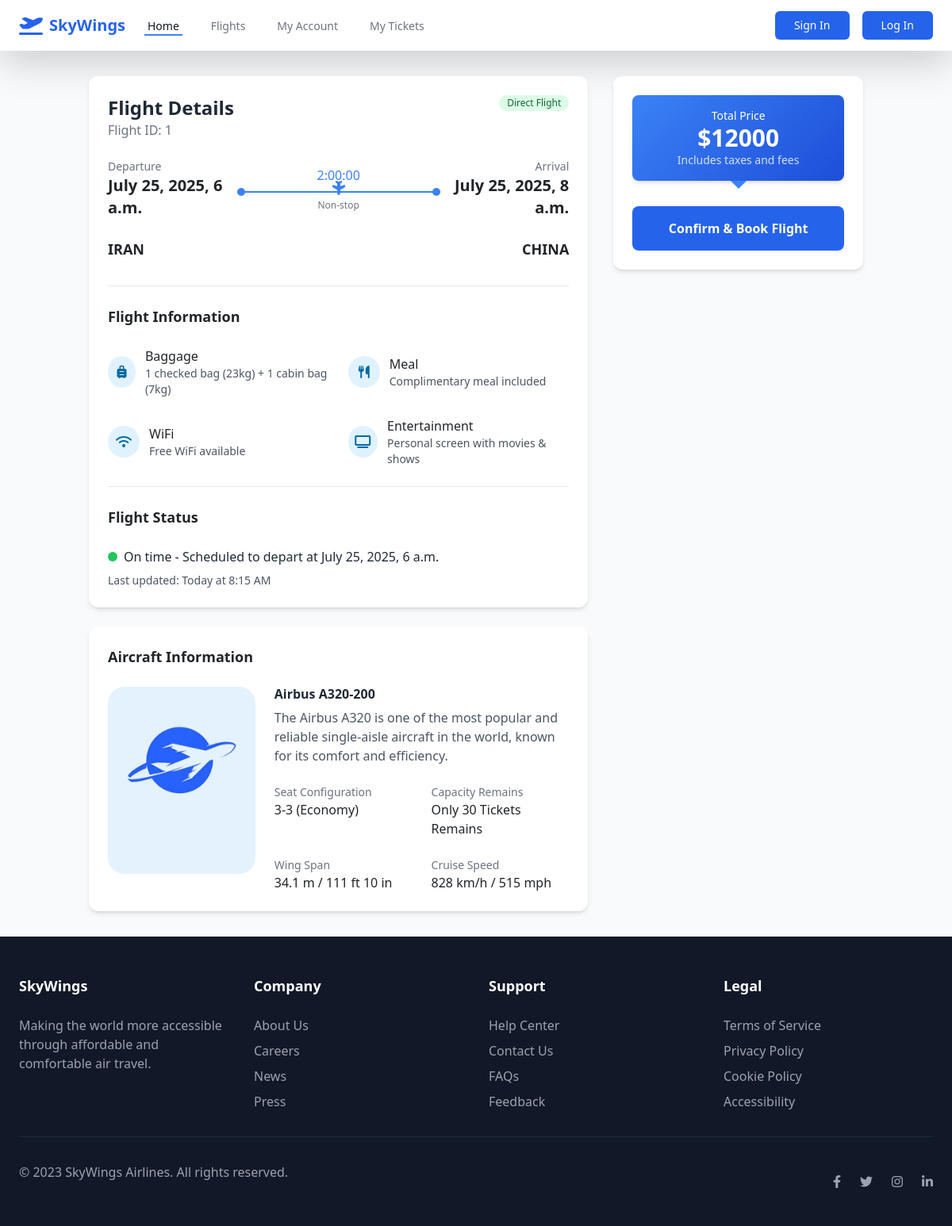
Page /flight_detail/1/ on the committed database.
### flights/models.py (models this page shows, shortened)
class Flights(models.Model):
    flight_id = models.IntegerField(primary_key=True, unique=True)
    departure = models.CharField(max_length=100)
    destination = models.CharField(max_length=100)
    departure_time = models.DateTimeField()
    arrival_time = models.DateTimeField()
    pilot = models.ForeignKey(User, on_delete=models.CASCADE, related_name='pilot')
    flight_capacity = models.IntegerField()
    flight_price = models.BigIntegerField()

class homepage_objects(models.Model):
    object_id = models.IntegerField(primary_key=True, unique=True)
    back_ground_for_flights = models.ImageField(upload_to='obj/')

### flights/views.py (the view)
# urls.py: path('flight_detail/<int:flight_id>/', views.flight_detail.as_view(), name='flight_detail'),
class flight_detail(View):
    template_name = 'flights/flight_detail.html'
    def get(self, request, flight_id):
        flight = get_object_or_404(Flights, flight_id=flight_id)
        back_ground_obj = homepage_objects.objects.get(object_id=1)
        delta_t = flight.arrival_time - flight.departure_time
        return render(request, self.template_name, {'flight': flight, 'bgo': back_ground_obj, "delta_t": delta_t})

### flights/templates/flights/flight_detail.html (shortened to what this page needs)
{% extends 'base.html' %}
{% block content %}
<!DOCTYPE html>
<html lang="en">
<head>
    <script src="https://cdn.tailwindcss.com"></script>
    <link rel="stylesheet" href="https://cdnjs.cloudflare.com/ajax/libs/font-awesome/6.4.0/css/all.min.css">
</head>
<body class="bg-gray-50">
    <main class="container mx-auto px-4 py-8">
        <div class="flex flex-col lg:flex-row gap-8">
            <div class="lg:w-2/3">
                <div class="bg-white rounded-xl shadow-md overflow-hidden flight-card mb-6">
                    <div class="p-6">
                        <div class="flex justify-between items-start mb-6">
                            <div>
                                <h2 class="text-2xl font-bold text-gray-800">Flight Details</h2>
                                <p class="text-gray-500">Flight ID: {{ flight.flight_id }}</p>
                            </div>
                            <span class="bg-green-100 text-green-800 text-xs font-medium px-2.5 py-0.5 rounded-full">Direct Flight</span>
                        </div>
                        <div class="mb-8">
                            <div class="flex justify-between items-center mb-2">
                                <div>
                                    <p class="text-gray-500 text-sm">Departure</p>
                                    <p class="text-xl font-bold">{{ flight.departure_time }}</p>
                                </div>
                                <div class="text-center">
                                    <p class="text-blue-500 font-medium">{{ delta_t }}</p>
                                    <div class="flight-path w-64 mx-auto my-2">
                                        <i class="fas fa-plane airplane-icon"></i>
                                    </div>
                                    <p class="text-xs text-gray-500">Non-stop</p>
                                </div>
                                <div class="text-right">
                                    <p class="text-gray-500 text-sm">Arrival</p>
                                    <p class="text-xl font-bold">{{ flight.arrival_time }}</p>
                                </div>
                            </div>
                            <div class="flex justify-between mt-4">
                                <div>
                                    <p class="text-lg font-semibold">{{ flight.departure }}</p>
                                </div>
                                <div class="text-right">
                                    <p class="text-lg font-semibold">{{ flight.destination }}</p>
                                </div>
                            </div>
                        </div>
                        <div class="border-t border-gray-200 pt-6">
                            <h3 class="text-lg font-semibold mb-4">Flight Information</h3>
                            <div class="grid grid-cols-1 md:grid-cols-2 gap-4">
                                <div class="flex items-center">
                                    <div class="amenity-icon mr-3">
                                        <i class="fas fa-suitcase-rolling"></i>
                                    </div>
                                    <div>
                                        <p class="font-medium">Baggage</p>
                                        <p class="text-gray-600 text-sm">1 checked bag (23kg) + 1 cabin bag (7kg)</p>
                                    </div>
                                </div>
                                <div class="flex items-center">
                                    <div class="amenity-icon mr-3">
                                        <i class="fas fa-utensils"></i>
                                    </div>
                                    <div>
                                        <p class="font-medium">Meal</p>
                                        <p class="text-gray-600 text-sm">Complimentary meal included</p>
                                    </div>
                                </div>
                                <div class="flex items-center">
                                    <div class="amenity-icon mr-3">
                                        <i class="fas fa-wifi"></i>
                                    </div>
                                    <div>
                                        <p class="font-medium">WiFi</p>
                                        <p class="text-gray-600 text-sm">Free WiFi available</p>
                                    </div>
                                </div>
                                <div class="flex items-center">
                                    <div class="amenity-icon mr-3">
                                        <i class="fas fa-tv"></i>
                                    </div>
                                    <div>
                                        <p class="font-medium">Entertainment</p>
                                        <p class="text-gray-600 text-sm">Personal screen with movies & shows</p>
                                    </div>
                                </div>
                            </div>
                        </div>
                        <div class="border-t border-gray-200 pt-6 mt-6">
                            <h3 class="text-lg font-semibold mb-4">Flight Status</h3>
                            <div class="flex items-center">
                                <div class="h-3 w-3 bg-green-500 rounded-full mr-2"></div>
                                <p class="text-gray-800">On time - Scheduled to depart at {{ flight.departure_time }}</p>
                            </div>
                            <p class="text-gray-600 text-sm mt-2">Last updated: Today at 8:15 AM</p>
                        </div>
                    </div>
                </div>
                <div class="bg-white rounded-xl shadow-md overflow-hidden flight-card">
                    <div class="p-6">
                        <h3 class="text-lg font-semibold mb-4">Aircraft Information</h3>
                        <div class="flex flex-col md:flex-row gap-6">
                            <div class="md:w-1/3">
                                <img src={{ bgo.back_ground_for_flights.url }}>
                            </div>
                            <div class="md:w-2/3">
                                <h4 class="font-bold text-gray-800 mb-2">Airbus A320-200</h4>
                                <p class="text-gray-600 mb-4">The Airbus A320 is one of the most popular and reliable single-aisle aircraft in the world, known for its comfort and efficiency.</p>
                                <div class="grid grid-cols-2 gap-4">
                                    <div>
                                        <p class="text-gray-500 text-sm">Seat Configuration</p>
                                        <p class="font-medium">3-3 (Economy)</p>
                                    </div>
                                    <div>
                                        <p class="text-gray-500 text-sm">Capacity Remains</p>
                                        <p class="font-medium">Only {{ flight.flight_capacity }} Tickets Remains</p>
                                    </div>
                                    <div>
                                        <p class="text-gray-500 text-sm">Wing Span</p>
                                        <p class="font-medium">34.1 m / 111 ft 10 in</p>
                                    </div>
                                    <div>
                                        <p class="text-gray-500 text-sm">Cruise Speed</p>
                                        <p class="font-medium">828 km/h / 515 mph</p>
                                    </div>
                                </div>
                            </div>
                        </div>
                    </div>
                </div>
            </div>
            <div class="lg:w-1/3">
                <div class="bg-white rounded-xl shadow-md overflow-hidden sticky top-6">
                    <div class="p-6">
                        <div class="price-tag text-center mb-8">
                            <p class="text-sm">Total Price</p>
                            <p class="text-3xl font-bold">${{ flight.flight_price }}</p>
                            <p class="text-sm opacity-80">Includes taxes and fees</p>
                        </div>
                        <button class="w-full bg-blue-600 hover:bg-blue-700 text-white font-bold py-3 px-4 rounded-lg transition duration-200" onclick="window.location.href='{% url 'flights:book_flight' flight.flight_id %}'">
                            Confirm & Book Flight
                        </button>
                    </div>
                </div>
            </div>
        </div>
    </main>
</body>
</html>
{% endblock %}

### flights/templates/flights/flight_detail.html (style rules this page uses)
.flight-path { position: relative; height: 2px; background-color: #3b82f6; }
.flight-path::before { content: ''; position: absolute; left: 0; top: -4px; width: 10px; height: 10px; border-radius: 50%; background-color: #3b82f6; }
.flight-path::after { content: ''; position: absolute; right: 0; top: -4px; width: 10px; height: 10px; border-radius: 50%; background-color: #3b82f6; }
.airplane-icon { position: absolute; left: 50%; top: -12px; transform: translateX(-50%) rotate(90deg); color: #3b82f6; }
.price-tag { position: relative; background: linear-gradient(135deg, #3b82f6, #1d4ed8); color: white; padding: 1rem; border-radius: 0.5rem; box-shadow: 0 4px 6px -1px rgba(0, 0, 0, 0.1), 0 2px 4px -1px rgba(0, 0, 0, 0.06); }
.price-tag::after { content: ''; position: absolute; bottom: -10px; left: 50%; transform: translateX(-50%); border-width: 10px 10px 0; border-style: solid; border-color: #3b82f6 transparent transparent; }
.amenity-icon { width: 40px; height: 40px; display: flex; align-items: center; justify-content: center; border-radius: 50%; background-color: #e0f2fe; color: #0369a1; }
.flight-card { transition: all 0.3s ease; }

### rows in the picture
Flights: flight_id "1", departure_time "July 25, 2025, 6 a.m.", arrival_time "July 25, 2025, 8 a.m.", departure "IRAN", destination "CHINA", flight_capacity "30", flight_price "12000"
homepage_objects: back_ground_for_flights (picture)

### other values in the picture
{{ delta_t }} "2:00:00"
